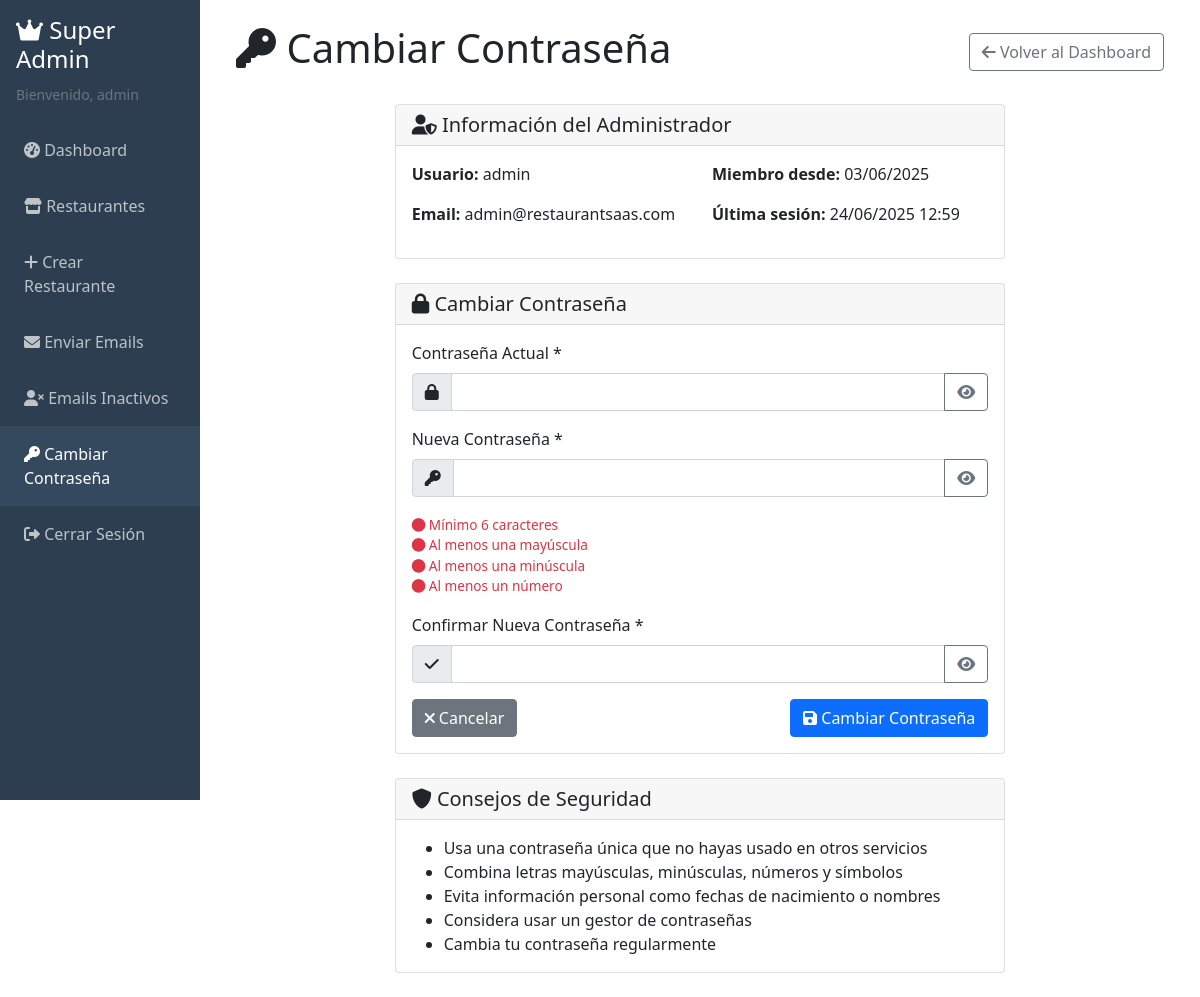
The app's page /super_admin/change-password.php (signed in) with its own data.
### tables this page shows
CREATE TABLE `super_admins` (
  `id` int(11) NOT NULL,
  `username` varchar(50) NOT NULL,
  `password` varchar(255) NOT NULL,
  `email` varchar(100) NOT NULL,
  `created_at` timestamp NOT NULL DEFAULT current_timestamp()
);

### super_admin/change-password.php (the view, shortened to what this page needs)
<?php
$db = new Database();
$conn = $db->getConnection();
try {
    $stmt = $conn->prepare("SELECT username, email, created_at FROM super_admins WHERE id = ?");
    $stmt->execute([$_SESSION['super_admin_id']]);
    $admin_info = $stmt->fetch(PDO::FETCH_ASSOC);
} catch (PDOException $e) {
    error_log("Error al obtener información del super admin: " . $e->getMessage());
    $admin_info = null;
}
?>
<!DOCTYPE html>
<html lang="es">
<head>
    <link href="https://cdn.jsdelivr.net/npm/bootstrap@5.1.3/dist/css/bootstrap.min.css" rel="stylesheet">
    <link href="https://cdnjs.cloudflare.com/ajax/libs/font-awesome/6.0.0/css/all.min.css" rel="stylesheet">
</head>
<body>
    <div class="container-fluid">
        <div class="row">
            <div class="col-md-3 col-lg-2 px-0">
                <div class="sidebar">
                    <div class="p-3">
                        <h4><i class="fas fa-crown"></i> Super Admin</h4>
                        <small class="text-muted">Bienvenido, <?= $_SESSION['super_admin_username'] ?></small>
                    </div>
                    <nav class="nav flex-column">
                        <a class="nav-link" href="/super_admin/dashboard.php">
                            <i class="fas fa-tachometer-alt"></i> Dashboard
                        </a>
                        <a class="nav-link" href="/super_admin/restaurants.php">
                            <i class="fas fa-store"></i> Restaurantes
                        </a>
                        <a class="nav-link" href="/super_admin/create-restaurant.php">
                            <i class="fas fa-plus"></i> Crear Restaurante
                        </a>
                        <a class="nav-link" href="/super_admin/send-emails.php">
                            <i class="fas fa-envelope"></i> Enviar Emails
                        </a>
                        <a class="nav-link" href="/super_admin/send-emails-inactive.php">
                            <i class="fas fa-user-times"></i> Emails Inactivos
                        </a>
                        <a class="nav-link active" href="/super_admin/change-password.php">
                            <i class="fas fa-key"></i> Cambiar Contraseña
                        </a>
                        <a class="nav-link" href="#" data-bs-toggle="modal" data-bs-target="#logoutModal">
                            <i class="fas fa-sign-out-alt"></i> Cerrar Sesión
                        </a>
                    </nav>
                </div>
            </div>
            <div class="col-md-9 col-lg-10">
                <div class="p-4">
                    <div class="d-flex justify-content-between align-items-center mb-4">
                        <h1><i class="fas fa-key"></i> Cambiar Contraseña</h1>
                        <a href="/super_admin/dashboard.php" class="btn btn-outline-secondary">
                            <i class="fas fa-arrow-left"></i> Volver al Dashboard
                        </a>
                    </div>
                    <div class="row justify-content-center">
                        <div class="col-lg-8">
                            <?php if ($admin_info): ?>
                                <div class="card mb-4">
                                    <div class="card-header">
                                        <h5 class="mb-0"><i class="fas fa-user-shield"></i> Información del Administrador</h5>
                                    </div>
                                    <div class="card-body">
                                        <div class="row">
                                            <div class="col-md-6">
                                                <p><strong>Usuario:</strong> <?= htmlspecialchars($admin_info['username']) ?></p>
                                                <p><strong>Email:</strong> <?= htmlspecialchars($admin_info['email']) ?></p>
                                            </div>
                                            <div class="col-md-6">
                                                <p><strong>Miembro desde:</strong> <?= date('d/m/Y', strtotime($admin_info['created_at'])) ?></p>
                                                <p><strong>Última sesión:</strong> <?= date('d/m/Y H:i') ?></p>
                                            </div>
                                        </div>
                                    </div>
                                </div>
                            <?php endif; ?>
                            <div class="card">
                                <div class="card-header">
                                    <h5 class="mb-0"><i class="fas fa-lock"></i> Cambiar Contraseña</h5>
                                </div>
                                <div class="card-body">
                                    <form method="POST" id="passwordForm">
                                        <div class="mb-3">
                                            <label for="current_password" class="form-label">Contraseña Actual *</label>
                                            <div class="input-group">
                                                <span class="input-group-text">
                                                    <i class="fas fa-lock"></i>
                                                </span>
                                                <input type="password" class="form-control" id="current_password" name="current_password"
                                                       value="<?= htmlspecialchars($_POST['current_password'] ?? '') ?>" required>
                                                <button class="btn btn-outline-secondary" type="button" onclick="togglePassword('current_password')">
                                                    <i class="fas fa-eye"></i>
                                                </button>
                                            </div>
                                        </div>
                                        <div class="mb-3">
                                            <label for="new_password" class="form-label">Nueva Contraseña *</label>
                                            <div class="input-group">
                                                <span class="input-group-text">
                                                    <i class="fas fa-key"></i>
                                                </span>
                                                <input type="password" class="form-control" id="new_password" name="new_password"
                                                       value="<?= htmlspecialchars($_POST['new_password'] ?? '') ?>" required
                                                       onkeyup="checkPasswordStrength()">
                                                <button class="btn btn-outline-secondary" type="button" onclick="togglePassword('new_password')">
                                                    <i class="fas fa-eye"></i>
                                                </button>
                                            </div>
                                            <div class="password-strength" id="passwordStrength"></div>
                                            <div class="password-requirements mt-2">
                                                <div id="lengthCheck" class="requirement-not-met">
                                                    <i class="fas fa-circle"></i> Mínimo 6 caracteres
                                                </div>
                                                <div id="uppercaseCheck" class="requirement-not-met">
                                                    <i class="fas fa-circle"></i> Al menos una mayúscula
                                                </div>
                                                <div id="lowercaseCheck" class="requirement-not-met">
                                                    <i class="fas fa-circle"></i> Al menos una minúscula
                                                </div>
                                                <div id="numberCheck" class="requirement-not-met">
                                                    <i class="fas fa-circle"></i> Al menos un número
                                                </div>
                                            </div>
                                        </div>
                                        <div class="mb-3">
                                            <label for="confirm_password" class="form-label">Confirmar Nueva Contraseña *</label>
                                            <div class="input-group">
                                                <span class="input-group-text">
                                                    <i class="fas fa-check"></i>
                                                </span>
                                                <input type="password" class="form-control" id="confirm_password" name="confirm_password"
                                                       value="<?= htmlspecialchars($_POST['confirm_password'] ?? '') ?>" required
                                                       onkeyup="checkPasswordMatch()">
                                                <button class="btn btn-outline-secondary" type="button" onclick="togglePassword('confirm_password')">
                                                    <i class="fas fa-eye"></i>
                                                </button>
                                            </div>
                                        </div>
                                        <div class="d-flex justify-content-between">
                                            <a href="/super_admin/dashboard.php" class="btn btn-secondary">
                                                <i class="fas fa-times"></i> Cancelar
                                            </a>
                                            <button type="submit" class="btn btn-primary" id="submitBtn">
                                                <i class="fas fa-save"></i> Cambiar Contraseña
                                            </button>
                                        </div>
                                    </form>
                                </div>
                            </div>
                            <div class="card mt-4">
                                <div class="card-header">
                                    <h5 class="mb-0"><i class="fas fa-shield-alt"></i> Consejos de Seguridad</h5>
                                </div>
                                <div class="card-body">
                                    <ul class="mb-0">
                                        <li>Usa una contraseña única que no hayas usado en otros servicios</li>
                                        <li>Combina letras mayúsculas, minúsculas, números y símbolos</li>
                                        <li>Evita información personal como fechas de nacimiento o nombres</li>
                                        <li>Considera usar un gestor de contraseñas</li>
                                        <li>Cambia tu contraseña regularmente</li>
                                    </ul>
                                </div>
                            </div>
                        </div>
                    </div>
                </div>
            </div>
        </div>
    </div>
</body>
</html>

### super_admin/change-password.php (style rules this page uses)
.sidebar { background: #2c3e50; min-height: 100vh; color: white; }
.sidebar .nav-link { color: #bdc3c7; padding: 1rem 1.5rem; }
.sidebar .nav-link:hover, .sidebar .nav-link.active { background: #34495e; color: white; }
.password-strength { height: 5px; border-radius: 3px; margin-top: 5px; transition: all 0.3s ease; }
.password-requirements { font-size: 0.85rem; color: #6c757d; }
.requirement-not-met { color: #dc3545; }

### records on screen
super_admins: username "admin", email "admin@restaurantsaas.com", created_at "03/06/2025"

### other values on screen
$_SESSION['super_admin_username'] "admin"
